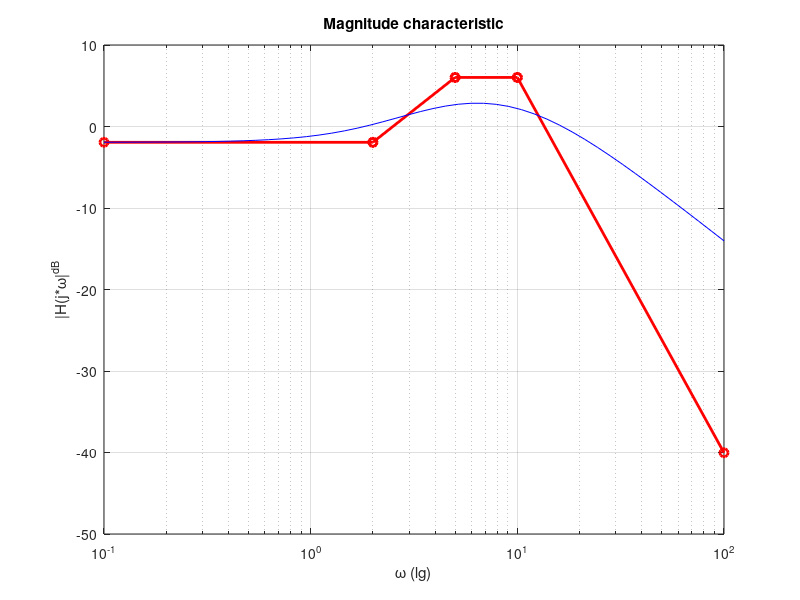

Source code (MATLAB):
%% lab 4 ex i)
clear variables; clc;

H = tf(20*[1 2],conv([1 5],[1 10]));
zpk(H)

% corner frequency = pulsatie de frangere

%Step 1: bring the terms in the transfer function in their standard form
%Step 2: place in ascending order the corner frequencies and mention the
%contribution of the magnitude after each one: w1 = 2(+20dB), w2 =
%50(-20dB), w3 = 10(-20dB)

w1 = 2;
w2 = 5;
w3 = 10;

%Step 3: establish the range of the frequencies, for getting a sufficient
%representation (graphically obtain de cutting frequency)

w = logspace(-1,2);

% Step 4: compute approximation points (for MAGNITUDE) according to the transfer 
% function structure

% low frequency asymptote, affected only by the proportional gain k
k = 20*2/10/5
m1 = 20*log10(k)
semilogx([min(w),w1],[1 1]*m1,"ro-","LineWidth",2); hold
title('Magnitude characteristic'); xlabel('\omega (lg)');
ylabel('|H(j*\omega|^{dB}'); grid; shg;

m2 = m1 + 20*log10(w2/w1);
m3 = m2 - 20*log(max(w)/w3);

semilogx([w1,w2],[m1,m2],"ro-","LineWidth",2)
semilogx([w2,w3],[m2,m2],"ro-","LineWidth",2)
semilogx([w3,max(w)],[m2,m3],"ro-","LineWidth",2)

%% Verify the approximation 
[m,f] = bode(H,w); semilogx(w,20*log10(squeeze(m)),'b'); shg;